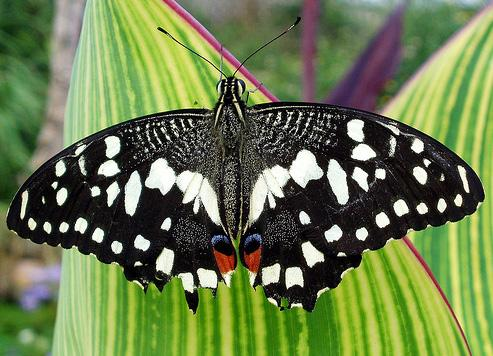
#> input picture images/butterfly.jpg, 493 x 356 px
$ python gradients.py
#> lines starting #> are read from the running program, lines starting #| are printed output that depends on the picture
import cv2 as cv
import numpy as np
from matplotlib import pyplot as plt
img = cv.imread("../images/butterfly.jpg", cv.IMREAD_GRAYSCALE)
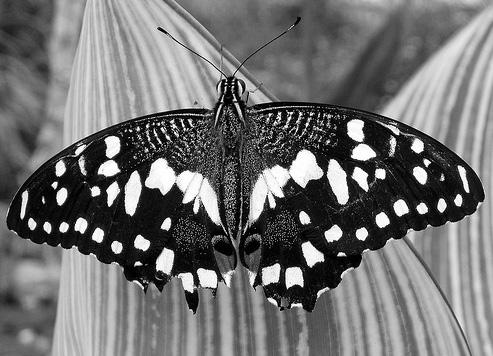
#> img: shape (356, 493); min 0, max 255, mean 113.3

# declaring/ clearing/firmly a variable  and calling the function twhich are available inside the opencv lib
# this function will take few arguments which are the following: img, datatype, 64F is 64 bits flots
# using this 64F due to he negative slope induced by transforming th eimage from withe to black

laplas = cv.Laplacian(img, cv.CV_64F, ksize=1)
#Taking the absolute value of laplacian image and converting this value into unsigned 8 bits integer for our outputs
laplas = np.uint8(np.absolute(laplas))
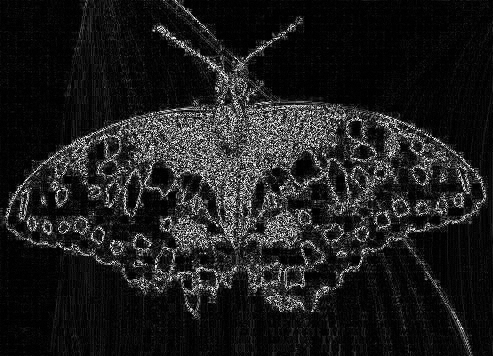
#> laplas: shape (356, 493); min 0, max 255, mean 29.7
#The sobel gradient image take 4 argu and the 3rd value is 1 and it means that we using for X and 0 in this case for Y
sobelX = cv.Sobel(img, cv.CV_64F, 1, 0) # 1 for X direction and 0 for y direction
sobelY = cv.Sobel(img, cv.CV_64F, 0, 1)
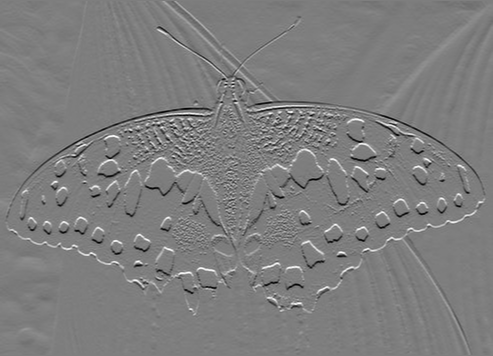
#> sobelY: shape (356, 493) float64; min -961, max 982, mean 0; drawn with min black and max white

# now we need to convert this values into unsigned 8 bits integer
sobelX = np.uint8(np.absolute(sobelX))
sobelY = np.uint8(np.absolute(sobelY))
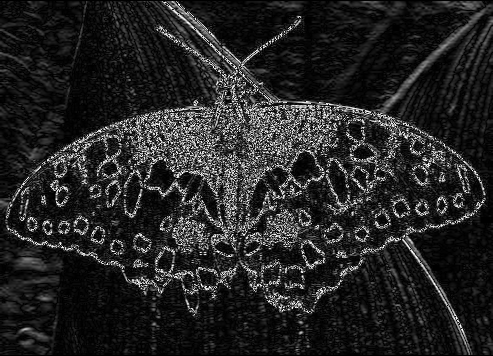
#> sobelY: shape (356, 493); min 0, max 255, mean 37.1
combineX_Y_OR = cv.bitwise_or(sobelX, sobelY)
combineX_Y_XOR = cv.bitwise_xor(sobelX, sobelY)
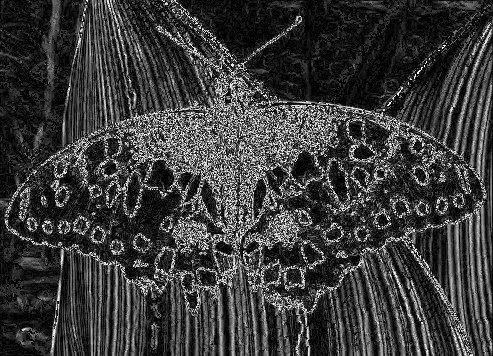
#> combineX_Y_XOR: shape (356, 493); min 0, max 254, mean 59.3
combineX_Y_AND = cv.bitwise_and(sobelX, sobelY)
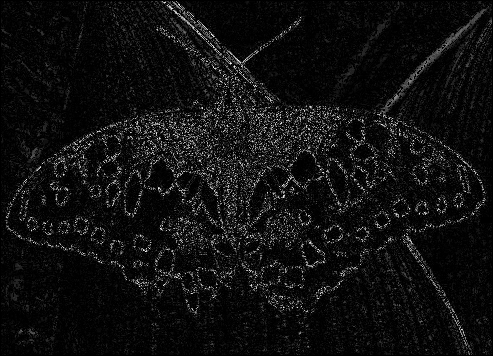
#> combineX_Y_AND: shape (356, 493); min 0, max 253, mean 15.9
combineX_Y_NOT  =cv.bitwise_not(sobelX, sobelY)
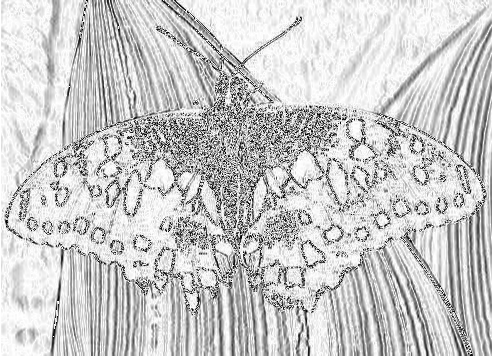
#> combineX_Y_NOT: shape (356, 493); min 0, max 255, mean 201

titles = ['Original','Laplacian', 'SobelX', 'SobelY','combineX_Y_OR','combineX_Y_XOR','combineX_Y_AND','combineX_Y_NOT']
images = [img, laplas, sobelX, sobelY,combineX_Y_OR,combineX_Y_XOR,combineX_Y_AND,combineX_Y_NOT]

for i in range(8):
    plt.subplot(3,3, i+1)
    plt.imshow(images[i], 'gray')
    plt.title(titles[i])
    plt.xticks([])
    plt.yticks([])

plt.show()

$ run again, with images/HappyFish.jpg copied over images/butterfly.jpg
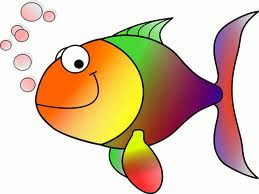
#> input picture images/HappyFish.jpg, 259 x 194 px
#> `combineX_Y_NOT  =cv.bitwise_not(sobelX, sobelY)`:
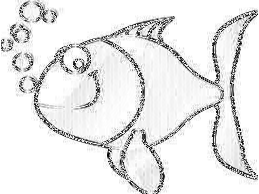
#> combineX_Y_NOT: shape (194, 259); min 0, max 255, mean 232.8
